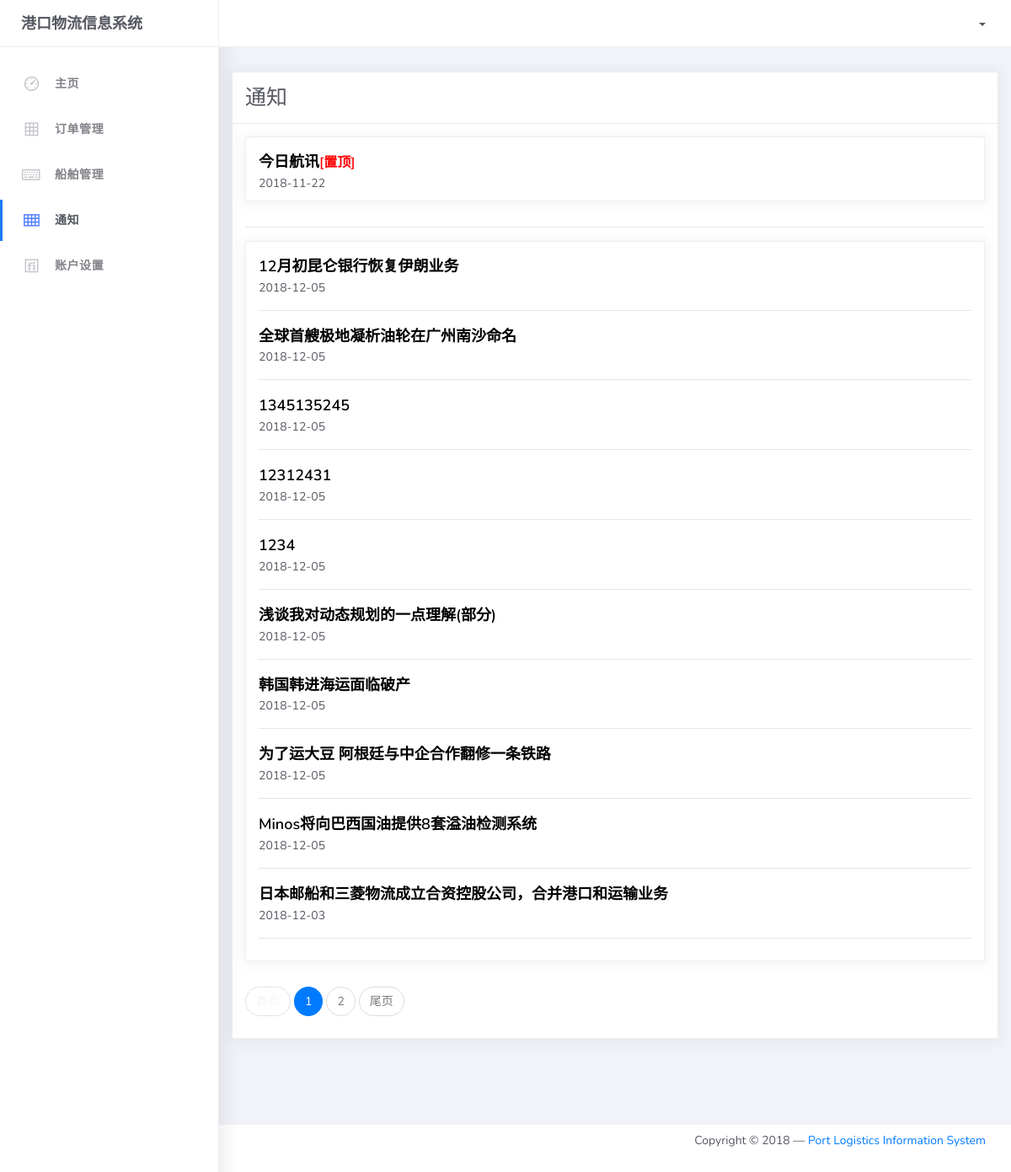
The page /notification/list/1 on the database its author committed.
### notification/models.py (models this page shows, shortened)
class Notification(models.Model):
    title = models.CharField(max_length=50)
    content = MDTextField(default="")
    publish_time = models.DateTimeField(auto_now_add=True)  # 日期，新增自动写入
    recommend = models.BooleanField(default=False) #置顶
    class Meta:
        ordering = ['-publish_time']

### notification/views.py (the view)
# urls.py: path('notification/', include("notification.urls")),
def notification(request, page_num):
    page = Paginator(Notification.objects.filter(recommend=False), per_page=10)
    articles = page.page(page_num)
    top_articles = Notification.objects.filter(recommend=True)
    content = {"articles": articles, "top_articles":top_articles, 'page_num':page_num, 'count':page.count//10+1}
    return render(request, "notification.html", content)

### login/templates/notification.html (shortened to what this page needs)
{% extends 'index.html' %}
{% block sidebar %}
	<li class="nav-item">
		<a href="{% url 'homepage' %}">
			<i class="la la-dashboard"></i>
			<p>主页</p>
		</a>
	</li>
	<li class="nav-item">
		<a href="{% url 'order' %}">
			<i class="la la-table"></i>
			<p>订单管理</p>
		</a>
	</li>
	<li class="nav-item">
		<a href="{% url 'ships' %}">
			<i class="la la-keyboard-o"></i>
			<p>船舶管理</p>
		</a>
	</li>
	<li class="nav-item active">
		<a href="notification/list/1">
			<i class="la la-th"></i>
			<p>通知</p>
		</a>
	</li>
	<li class="nav-item">
		<a href="{% url 'profile' %}">
			<i class="la la-fonticons"></i>
			<p>账户设置</p>
		</a>
	</li>
{% endblock %}
{% block main-panel %}
    <div class="content">
        <div class="card">
          <h5 class="card-header">通知</h5>
          <font class="card-body">
                <div class="card">
                      <div class="card-body">
              {% for article in top_articles %}
                          <h4 class="card-title" ><a href="{% url 'detail' article.id %}?infer={{ page_num }}"><font color="black">{{ article.title }}</font></a><font size="3" color="red">[置顶]</font></h4>
                           {{ article.publish_time|date:"Y-m-d" }}
              {% endfor %}
                     </div>
                </div>
                 <hr>
               <div class="card">
                      <div class="card-body">
              {% for article in articles %}
                          <h4 class="card-title"><a href="{% url 'detail' article.id %}?infer={{ page_num }}"><font color="black">{{ article.title }}</font></a></h4>
                           {{ article.publish_time|date:"Y-m-d" }}
                          <hr>
              {% endfor %}
                      </div>
              </div>
              <nav aria-label="Page navigation example">
              <ul class="pagination">
                  {% if page_num == 1 %}
                <li class="page-item disabled">
                  <a class="page-link" href="#"><font color="#f5f5f5">首页</font></a>
                </li>
                  {% else %}
                <li class="page-item">
                  <a class="page-link" href="{% url 'notification' 1 %}">首页</a>
                </li>
                  {% endif %}
                <li class="page-item active">
                  <a class="page-link" href="#">{{ page_num }}<span class="sr-only">(current)</span></a>
                </li>
                  {% if page_num|add:1 > count %}
                  {% else %}
                <li class="page-item"><a class="page-link" href="{% url 'notification' page_num|add:1 %}">{{ page_num|add:1 }}</a></li>
                  {% endif %}
                  {% if page_num == count %}
                <li class="page-item disabled">
                  <a class="page-link" href="#"><font color="#f5f5f5">尾页</font></a>
                </li>
                  {% else %}
                <li class="page-item">
                  <a class="page-link" href="{% url 'notification' count %}">尾页</a>
                </li>
                  {% endif %}
              </ul>
            </nav>
        </div>
    </div>
{% endblock %}

### rows shown on the page
Notification: title "今日航讯", publish_time "2018-11-22"
Notification: title "12月初昆仑银行恢复伊朗业务", publish_time "2018-12-05"
Notification: title "全球首艘极地凝析油轮在广州南沙命名", publish_time "2018-12-05"
Notification: title "1345135245", publish_time "2018-12-05"
Notification: title "12312431", publish_time "2018-12-05"
Notification: title "1234", publish_time "2018-12-05"
Notification: title "浅谈我对动态规划的一点理解(部分)", publish_time "2018-12-05"
Notification: title "韩国韩进海运面临破产", publish_time "2018-12-05"
Notification: title "为了运大豆 阿根廷与中企合作翻修一条铁路", publish_time "2018-12-05"
Notification: title "Minos将向巴西国油提供8套溢油检测系统", publish_time "2018-12-05"
Notification: title "日本邮船和三菱物流成立合资控股公司，合并港口和运输业务", publish_time "2018-12-03"

### other values the page prints
{{ page_num }} "1"
{{ page_num|add:1 }} "2"
